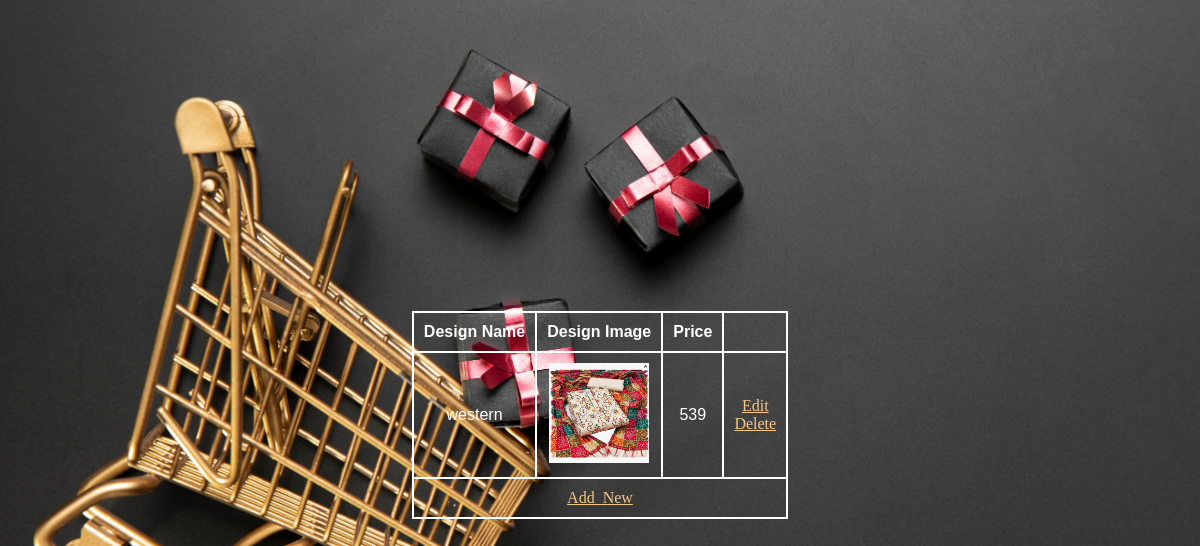
/TailorDesign, run on the app's committed database.
### SpeedKartApp/models.py (models this page shows)
class Design_Table(models.Model):
    Design_name = models.CharField(max_length=100, null=True, blank=True)
    Design_image = models.FileField(upload_to='tailordesign/', null=True, blank=True)
    Price = models.IntegerField(null= True, blank= True)
    TAILOR_ID = models.ForeignKey(Tailor_Table, on_delete=models.CASCADE, null= True, blank=True)

### SpeedKartApp/views.py (the view)
# urls.py: path('TailorDesign', TailorDesign.as_view(), name="TailorDesign"),
class TailorDesign(View):
    def get(self, request):
        x=Design_Table.objects.all()
        return render(request, 'Tailor/Manage_Design.html',{'obj' : x})

### templates/Tailor/Manage_Design.html (shortened to what this page needs)
{% load static %}
<!DOCTYPE html>
<html lang="en">
<head>
    <link rel="stylesheet" href="{% static 'style.css'  %}">
</head>
<body class="test">
    <table>
        <th>Design Name</th>
        <th>Design Image</th>
        <th>Price</th>
        <th></th>
        {% for i in obj %}
        <tr>
            <td>{{i.Design_name}}</td>
            <td><img src="{{i.Design_image.url}}" alt="" height="100px" width="100px"></td>
            <td>{{i.Price}}</td>
            <td>
                <a href="/editdes/{{i.id}}" >Edit</a><br>
               <a href="/deletedes/{{i.id}}">Delete</a><br></td></tr>        {% endfor %}
                <tr>
                    <td colspan="4"><a href="/TailorAddDesign">Add_New</a></td>
                </tr>
    </table>
</body>
</html>

### static/style.css (style rules this page uses)
* { padding: 0; margin: 0; color: white; font-family: Verdana, Geneva, Tahoma, sans-serif; }
.test { display: flex; justify-content: center; height: 100vh; align-items: center; position: relative; }
body { background-image: url(img20.jpg); background-size: cover; }
a { font-family: cursive; color: rgb(245, 198, 137); text-align: center; }
table { border-collapse: collapse; margin-top: 30px; }
th, td { border: 2.5px solid rgb(255, 255, 255); padding: 10px; text-align: center; }

### data on the page
Design_Table: Design_name "western", Design_image (picture), Price "539"
